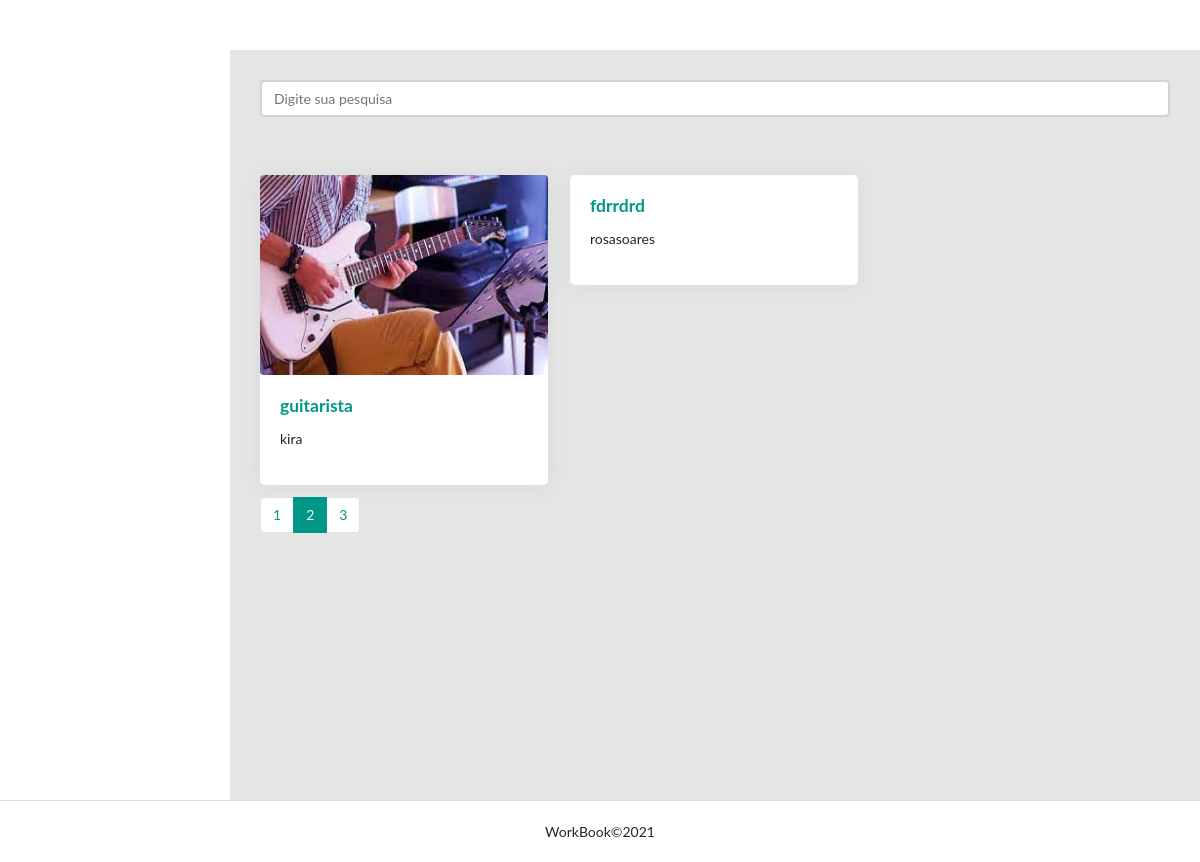
Page /listarProfissional?p=2 on the earlier database version.
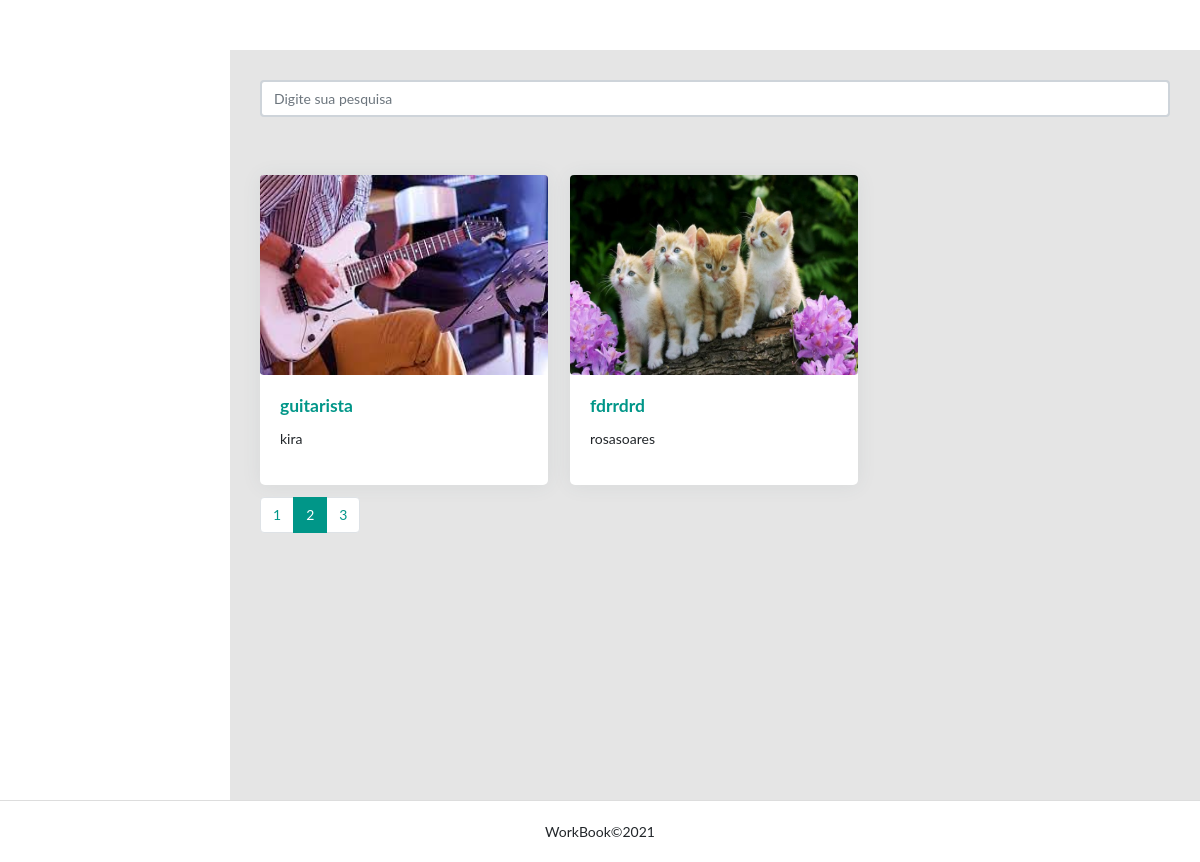
Same page on the later database version.
### usuario/models.py (models this page shows, shortened)
class Perfil(models.Model):
    first_name = models.CharField('first_name ', max_length=250)
    telefone = models.CharField('telefone', max_length=15)
    profissao = models.CharField('Profissao',max_length=250)
    categoria = models.ManyToManyField(Categoria)
    slug = models.SlugField('Atalho', unique=True, blank=True, null=True)
    descricao = models.CharField('descricao', max_length=250)
    imagem = models.ImageField(upload_to='fotos/%Y/%m/', blank=True, null=True)
    cidade = models.CharField('cidade', max_length=40)
    rua = models.CharField('rua', max_length=60)
    uf = models.CharField('uf', max_length=2)
    bairro = models.CharField('cidade', max_length=40)
    cep = models.CharField('cep', max_length=10)
    user = models.OneToOneField(to=settings.AUTH_USER_MODEL, on_delete=models.CASCADE, related_name='profile')
    """def clean(self):
       model = self.__class__
       if model.objects.count() > 0 and self.user_id != model.objects.get().user_id:
            raise ValidationError("Você já tem um perfil cadastrado.")"""
    class Meta:
        verbose_name = 'Perfil'
        verbose_name_plural = 'Perfis'
        ordering = ['id']

### usuario/views.py (the view)
# urls.py: path('listarProfissional', views.listarProfissional, name='listarProfissional'),
def listarProfissional(request):
    perfil = Perfil.objects.all()
    paginator = Paginator(perfil, 2)
    page = request.GET.get('p')
    perfil = paginator.get_page(page)
    context = {
        'perfil':perfil
    }
    return render(request, 'usuario/listarProfissional.html',context)

### usuario/templates/usuario/listarProfissional.html (shortened to what this page needs)
{% extends 'base.html' %}
{% block content %}
<main class="app-content">
    <div class="row">
        <div class="col-lg-12">
            {% if 'perfil' not in request.path %}
            <form method="get" action="{% url 'usuario:buscar' %}">
                <div class="form-group row">
                    <div class="col-12">
                        <input class="form-control"
                               type="search" value="{{ request.GET.termo }}"
                               id="search-input"
                               placeholder="Digite sua pesquisa"
                               name="termo">
                    </div>
                </div>
            </form>
            {% endif %}
            <br/>
            <br/>
            <div class="card-columns">
                {% for perfil in perfil %}
                <div class="card col-18" style="width: 18rem;">
                    {% if perfil.imagem %}
                    <a href="{{ perfil.slug }}">
                        <img class="rounded " src="{{ perfil.imagem.url  }}" alt="{{ perfil.profissao }}"
                             style="width: 288px; height: 200px; object-fit: fill;">
                    </a>
                    {% endif %}
                    <div class="card-body">
                        <a href="{{ perfil.slug }}">
                            <h5 class="card-title">{{ perfil.profissao }} </h5></a>
                        <p>{{perfil.slug}}</p>
                    </div>
                </div>
                {% endfor %}
            </div>
        </div>
    </div>
    <nav aria-label="Navegação de página exemplo">
  <ul class="pagination">
      {% for pagina in perfil.paginator.page_range %}
        {% if perfil.number == pagina %}
          <li class="page-item active"><a class="page-link" href="?p={{ pagina }}">{{ pagina }}</a></li>
        {% else %}
          <li class="page-item"><a class="page-link" href="?p={{ pagina }}">{{ pagina }}</a></li>
        {% endif %}
  {% endfor %}
  </ul>
</nav>
</main>
{% endblock %}

Differences in the rows shown:
changed Perfil "fdrrdrd": imagem: picture added
